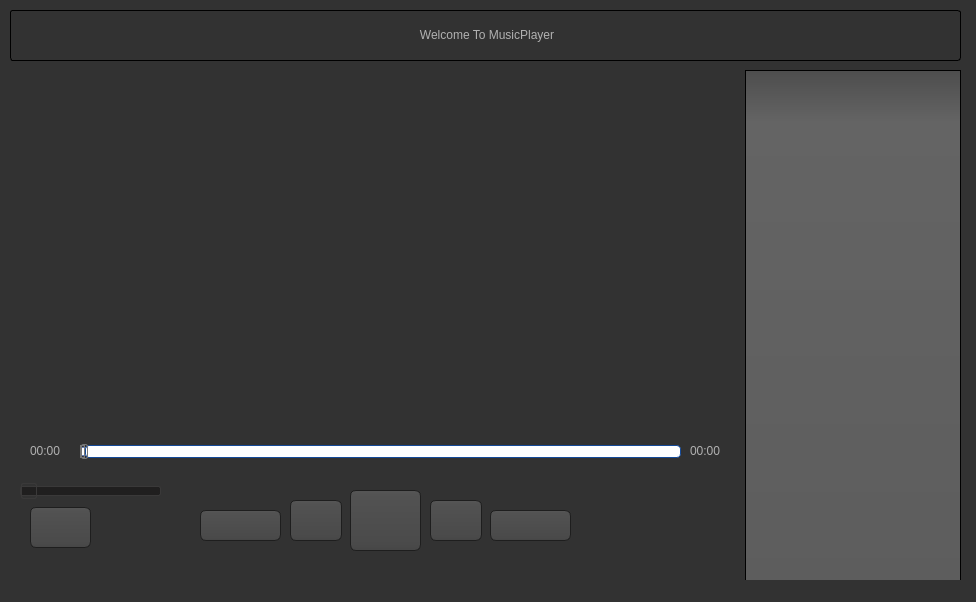
<?xml version="1.0" encoding="UTF-8"?>
<ui version="4.0">
 <class>MainWindow</class>
 <widget class="QMainWindow" name="MainWindow">
  <property name="geometry">
   <rect>
    <x>0</x>
    <y>0</y>
    <width>976</width>
    <height>602</height>
   </rect>
  </property>
  <property name="minimumSize">
   <size>
    <width>976</width>
    <height>602</height>
   </size>
  </property>
  <property name="maximumSize">
   <size>
    <width>976</width>
    <height>602</height>
   </size>
  </property>
  <property name="windowTitle">
   <string>MusicPlayer</string>
  </property>
  <property name="styleSheet">
   <string notr="true">QToolTip
{
     border: 1px solid black;
     background-color: #ffa02f;
     padding: 1px;
     border-radius: 3px;
     opacity: 100;
}

QWidget
{
    color: #b1b1b1;
    background-color: #323232;
}

QTreeView, QListView
{
    background-color: silver;
    margin-left: 5px;
}

QWidget:item:hover
{
    background-color: QLinearGradient( x1: 0, y1: 0, x2: 0, y2: 1, stop: 0 #ffa02f, stop: 1 #ca0619);
    color: #000000;
}

QWidget:item:selected
{
    background-color: QLinearGradient( x1: 0, y1: 0, x2: 0, y2: 1, stop: 0 #ffa02f, stop: 1 #d7801a);
}

QMenuBar::item
{
    background: transparent;
}

QMenuBar::item:selected
{
    background: transparent;
    border: 1px solid #ffaa00;
}

QMenuBar::item:pressed
{
    background: #444;
    border: 1px solid #000;
    background-color: QLinearGradient(
        x1:0, y1:0,
        x2:0, y2:1,
        stop:1 #212121,
        stop:0.4 #343434/*,
        stop:0.2 #343434,
        stop:0.1 #ffaa00*/
    );
    margin-bottom:-1px;
    padding-bottom:1px;
}

QMenu
{
    border: 1px solid #000;
}

QMenu::item
{
    padding: 2px 20px 2px 20px;
}

QMenu::item:selected
{
    color: #000000;
}

QWidget:disabled
{
    color: #808080;
    background-color: #323232;
}

QAbstractItemView
{
    background-color: QLinearGradient( x1: 0, y1: 0, x2: 0, y2: 1, stop: 0 #4d4d4d, stop: 0.1 #646464, stop: 1 #5d5d5d);
}

QWidget:focus
{
    /*border: 1px solid darkgray;*/
}

QLineEdit
{
    background-color: QLinearGradient( x1: 0, y1: 0, x2: 0, y2: 1, stop: 0 #4d4d4d, stop: 0 #646464, stop: 1 #5d5d5d);
    padding: 1px;
    border-style: solid;
    border: 1px solid #1e1e1e;
    border-radius: 5;
}

QPushButton
{
    color: #b1b1b1;
    background-color: QLinearGradient( x1: 0, y1: 0, x2: 0, y2: 1, stop: 0 #565656, stop: 0.1 #525252, stop: 0.5 #4e4e4e, stop: 0.9 #4a4a4a, stop: 1 #464646);
    border-width: 1px;
    border-color: #1e1e1e;
    border-style: solid;
    border-radius: 6;
    padding: 3px;
    font-size: 12px;
    padding-left: 5px;
    padding-right: 5px;
    min-width: 40px;
}

QPushButton:pressed
{
    background-color: QLinearGradient( x1: 0, y1: 0, x2: 0, y2: 1, stop: 0 #2d2d2d, stop: 0.1 #2b2b2b, stop: 0.5 #292929, stop: 0.9 #282828, stop: 1 #252525);
}

QComboBox
{
    selection-background-color: #ffaa00;
    background-color: QLinearGradient( x1: 0, y1: 0, x2: 0, y2: 1, stop: 0 #565656, stop: 0.1 #525252, stop: 0.5 #4e4e4e, stop: 0.9 #4a4a4a, stop: 1 #464646);
    border-style: solid;
    border: 1px solid #1e1e1e;
    border-radius: 5;
}

QComboBox:hover,QPushButton:hover
{
    border: 2px solid QLinearGradient( x1: 0, y1: 0, x2: 0, y2: 1, stop: 0 #ffa02f, stop: 1 #d7801a);
}


QComboBox:on
{
    padding-top: 3px;
    padding-left: 4px;
    background-color: QLinearGradient( x1: 0, y1: 0, x2: 0, y2: 1, stop: 0 #2d2d2d, stop: 0.1 #2b2b2b, stop: 0.5 #292929, stop: 0.9 #282828, stop: 1 #252525);
    selection-background-color: #ffaa00;
}

QComboBox QAbstractItemView
{
    border: 2px solid darkgray;
    selection-background-color: QLinearGradient( x1: 0, y1: 0, x2: 0, y2: 1, stop: 0 #ffa02f, stop: 1 #d7801a);
}

QComboBox::drop-down
{
     subcontrol-origin: padding;
     subcontrol-position: top right;
     width: 15px;

     border-left-width: 0px;
     border-left-color: darkgray;
     border-left-style: solid; /* just a single line */
     border-top-right-radius: 3px; /* same radius as the QComboBox */
     border-bottom-right-radius: 3px;
 }

QComboBox::down-arrow
{
     image: url(:/dark_orange/img/down_arrow.png);
}

QGroupBox
{
    border: 1px solid darkgray;
    margin-top: 10px;
}

QGroupBox:focus
{
    border: 1px solid darkgray;
}

QTextEdit:focus
{
    border: 1px solid darkgray;
}

QScrollBar:horizontal {
     border: 1px solid #222222;
     background: QLinearGradient( x1: 0, y1: 0, x2: 0, y2: 1, stop: 0.0 #121212, stop: 0.2 #282828, stop: 1 #484848);
     height: 7px;
     margin: 0px 16px 0 16px;
}

QScrollBar::handle:horizontal
{
      background: QLinearGradient( x1: 0, y1: 0, x2: 1, y2: 0, stop: 0 #ffa02f, stop: 0.5 #d7801a, stop: 1 #ffa02f);
      min-height: 20px;
      border-radius: 2px;
}

QScrollBar::add-line:horizontal {
      border: 1px solid #1b1b19;
      border-radius: 2px;
      background: QLinearGradient( x1: 0, y1: 0, x2: 1, y2: 0, stop: 0 #ffa02f, stop: 1 #d7801a);
      width: 14px;
      subcontrol-position: right;
      subcontrol-origin: margin;
}

QScrollBar::sub-line:horizontal {
      border: 1px solid #1b1b19;
      border-radius: 2px;
      background: QLinearGradient( x1: 0, y1: 0, x2: 1, y2: 0, stop: 0 #ffa02f, stop: 1 #d7801a);
      width: 14px;
     subcontrol-position: left;
     subcontrol-origin: margin;
}

QScrollBar::right-arrow:horizontal, QScrollBar::left-arrow:horizontal
{
      border: 1px solid black;
      width: 1px;
      height: 1px;
      background: white;
}

QScrollBar::add-page:horizontal, QScrollBar::sub-page:horizontal
{
      background: none;
}

QScrollBar:vertical
{
      background: QLinearGradient( x1: 0, y1: 0, x2: 1, y2: 0, stop: 0.0 #121212, stop: 0.2 #282828, stop: 1 #484848);
      width: 7px;
      margin: 16px 0 16px 0;
      border: 1px solid #222222;
}

QScrollBar::handle:vertical
{
      background: QLinearGradient( x1: 0, y1: 0, x2: 0, y2: 1, stop: 0 #ffa02f, stop: 0.5 #d7801a, stop: 1 #ffa02f);
      min-height: 20px;
      border-radius: 2px;
}

QScrollBar::add-line:vertical
{
      border: 1px solid #1b1b19;
      border-radius: 2px;
      background: QLinearGradient( x1: 0, y1: 0, x2: 0, y2: 1, stop: 0 #ffa02f, stop: 1 #d7801a);
      height: 14px;
      subcontrol-position: bottom;
      subcontrol-origin: margin;
}

QScrollBar::sub-line:vertical
{
      border: 1px solid #1b1b19;
      border-radius: 2px;
      background: QLinearGradient( x1: 0, y1: 0, x2: 0, y2: 1, stop: 0 #d7801a, stop: 1 #ffa02f);
      height: 14px;
      subcontrol-position: top;
      subcontrol-origin: margin;
}

QScrollBar::up-arrow:vertical, QScrollBar::down-arrow:vertical
{
      border: 1px solid black;
      width: 1px;
      height: 1px;
      background: white;
}


QScrollBar::add-page:vertical, QScrollBar::sub-page:vertical
{
      background: none;
}

QTextEdit
{
    background-color: #242424;
}

QPlainTextEdit
{
    background-color: #242424;
}

QHeaderView::section
{
    background-color: QLinearGradient(x1:0, y1:0, x2:0, y2:1, stop:0 #616161, stop: 0.5 #505050, stop: 0.6 #434343, stop:1 #656565);
    color: white;
    padding-left: 4px;
    border: 1px solid #6c6c6c;
}

QCheckBox:disabled
{
color: #414141;
}

QDockWidget::title
{
    text-align: center;
    spacing: 3px; /* spacing between items in the tool bar */
    background-color: QLinearGradient(x1:0, y1:0, x2:0, y2:1, stop:0 #323232, stop: 0.5 #242424, stop:1 #323232);
}

QDockWidget::close-button, QDockWidget::float-button
{
    text-align: center;
    spacing: 1px; /* spacing between items in the tool bar */
    background-color: QLinearGradient(x1:0, y1:0, x2:0, y2:1, stop:0 #323232, stop: 0.5 #242424, stop:1 #323232);
}

QDockWidget::close-button:hover, QDockWidget::float-button:hover
{
    background: #242424;
}

QDockWidget::close-button:pressed, QDockWidget::float-button:pressed
{
    padding: 1px -1px -1px 1px;
}

QMainWindow::separator
{
    background-color: QLinearGradient(x1:0, y1:0, x2:0, y2:1, stop:0 #161616, stop: 0.5 #151515, stop: 0.6 #212121, stop:1 #343434);
    color: white;
    padding-left: 4px;
    border: 1px solid #4c4c4c;
    spacing: 3px; /* spacing between items in the tool bar */
}

QMainWindow::separator:hover
{

    background-color: QLinearGradient(x1:0, y1:0, x2:0, y2:1, stop:0 #d7801a, stop:0.5 #b56c17 stop:1 #ffa02f);
    color: white;
    padding-left: 4px;
    border: 1px solid #6c6c6c;
    spacing: 3px; /* spacing between items in the tool bar */
}

QToolBar::handle
{
     spacing: 3px; /* spacing between items in the tool bar */
     background: url(:/dark_orange/img/handle.png);
}

QMenu::separator
{
    height: 2px;
    background-color: QLinearGradient(x1:0, y1:0, x2:0, y2:1, stop:0 #161616, stop: 0.5 #151515, stop: 0.6 #212121, stop:1 #343434);
    color: white;
    padding-left: 4px;
    margin-left: 10px;
    margin-right: 5px;
}

QProgressBar
{
    border: 2px solid grey;
    border-radius: 5px;
    text-align: center;
}

QProgressBar::chunk
{
    background-color: #d7801a;
    width: 2.15px;
    margin: 0.5px;
}

QTabBar::tab {
    color: #b1b1b1;
    border: 1px solid #444;
    border-bottom-style: none;
    background-color: #323232;
    padding-left: 10px;
    padding-right: 10px;
    padding-top: 3px;
    padding-bottom: 2px;
    margin-right: -1px;
}

QTabWidget::pane {
    border: 1px solid #444;
    top: 1px;
}

QTabBar::tab:last
{
    margin-right: 0; /* the last selected tab has nothing to overlap with on the right */
    border-top-right-radius: 3px;
}

QTabBar::tab:first:!selected
{
 margin-left: 0px; /* the last selected tab has nothing to overlap with on the right */


    border-top-left-radius: 3px;
}

QTabBar::tab:!selected
{
    color: #b1b1b1;
    border-bottom-style: solid;
    margin-top: 3px;
    background-color: QLinearGradient(x1:0, y1:0, x2:0, y2:1, stop:1 #212121, stop:.4 #343434);
}

QTabBar::tab:selected
{
    border-top-left-radius: 3px;
    border-top-right-radius: 3px;
    margin-bottom: 0px;
}

QTabBar::tab:!selected:hover
{
    /*border-top: 2px solid #ffaa00;
    padding-bottom: 3px;*/
    border-top-left-radius: 3px;
    border-top-right-radius: 3px;
    background-color: QLinearGradient(x1:0, y1:0, x2:0, y2:1, stop:1 #212121, stop:0.4 #343434, stop:0.2 #343434, stop:0.1 #ffaa00);
}

QRadioButton::indicator:checked, QRadioButton::indicator:unchecked{
    color: #b1b1b1;
    background-color: #323232;
    border: 1px solid #b1b1b1;
    border-radius: 6px;
}

QRadioButton::indicator:checked
{
    background-color: qradialgradient(
        cx: 0.5, cy: 0.5,
        fx: 0.5, fy: 0.5,
        radius: 1.0,
        stop: 0.25 #ffaa00,
        stop: 0.3 #323232
    );
}

QCheckBox::indicator{
    color: #b1b1b1;
    background-color: #323232;
    border: 1px solid #b1b1b1;
    width: 9px;
    height: 9px;
}

QRadioButton::indicator
{
    border-radius: 6px;
}

QRadioButton::indicator:hover, QCheckBox::indicator:hover
{
    border: 1px solid #ffaa00;
}

QCheckBox::indicator:checked
{
    image:url(:/dark_orange/img/checkbox.png);
}

QCheckBox::indicator:disabled, QRadioButton::indicator:disabled
{
    border: 1px solid #444;
}


QSlider::groove:horizontal {
    border: 1px solid #3A3939;
    height: 8px;
    background: #201F1F;
    margin: 2px 0;
    border-radius: 2px;
}

QSlider::handle:horizontal {
    background: QLinearGradient( x1: 0, y1: 0, x2: 0, y2: 1,
      stop: 0.0 silver, stop: 0.2 #a8a8a8, stop: 1 #727272);
    border: 1px solid #3A3939;
    width: 14px;
    height: 14px;
    margin: -4px 0;
    border-radius: 2px;
}

QSlider::groove:vertical {
    border: 1px solid #3A3939;
    width: 8px;
    background: #201F1F;
    margin: 0 0px;
    border-radius: 2px;
}

QSlider::handle:vertical {
    background: QLinearGradient( x1: 0, y1: 0, x2: 0, y2: 1, stop: 0.0 silver,
      stop: 0.2 #a8a8a8, stop: 1 #727272);
    border: 1px solid #3A3939;
    width: 14px;
    height: 14px;
    margin: 0 -4px;
    border-radius: 2px;
}

QAbstractSpinBox {
    padding-top: 2px;
    padding-bottom: 2px;
    border: 1px solid darkgray;

    border-radius: 2px;
    min-width: 50px;
}</string>
  </property>
  <widget class="QWidget" name="centralwidget">
   <widget class="QListWidget" name="musicList">
    <property name="geometry">
     <rect>
      <x>740</x>
      <y>70</y>
      <width>221</width>
      <height>521</height>
     </rect>
    </property>
   </widget>
   <widget class="QLabel" name="titleStatus">
    <property name="geometry">
     <rect>
      <x>10</x>
      <y>10</y>
      <width>951</width>
      <height>51</height>
     </rect>
    </property>
    <property name="styleSheet">
     <string notr="true">background-color: #323232;
color: #b1b1b1;
border: 1px solid black;
border-radius: 3px;</string>
    </property>
    <property name="text">
     <string>&lt;html&gt;&lt;head/&gt;&lt;body&gt;&lt;p align=&quot;center&quot;&gt;Welcome To MusicPlayer&lt;/p&gt;&lt;/body&gt;&lt;/html&gt;</string>
    </property>
   </widget>
   <widget class="QLabel" name="image">
    <property name="geometry">
     <rect>
      <x>180</x>
      <y>100</y>
      <width>411</width>
      <height>271</height>
     </rect>
    </property>
    <property name="text">
     <string/>
    </property>
   </widget>
   <widget class="QSlider" name="musicProgress">
    <property name="geometry">
     <rect>
      <x>80</x>
      <y>440</y>
      <width>601</width>
      <height>22</height>
     </rect>
    </property>
    <property name="styleSheet">
     <string notr="true">/*Horizontales*/
QSlider::groove:horizontal{
border: 1px solid #637EB8;
background: white;
height: 7px;
border-radius: 3px;
}
QSlider::sub-page:horizontal {
background: qlineargradient(x1: 0, y1: 0, x2: 0, y2: 1,
stop: 0 #ABC7EC, stop: 1 #154A98);
border: 1px solid #777;
height: 10px;
border-radius: 4px;
}
QSlider::add-page:horizontal {
background: #fff;
border: 1px solid #154A98;
height: 10px;
border-radius: 4px;
}
QSlider::handle:horizontal{
background: qlineargradient(x1:0, y1:0, x2:1, y2:1,
stop:0 #fff, stop:1 #ABC7EC);
border: 1px solid #777;
width: 5px;
margin-top: -4px;
margin-bottom: -4px;
border-radius: 2px;
}

/*Verticales*/
QSlider::groove:vertical{
border: 1px solid #637EB8;
background: white;
width:7px;
height: 55px;
border-radius: 3px;
}
QSlider::add-page:vertical {
background: qlineargradient(x1: 0, y1: 0, x2: 0, y2: 1,
stop: 0 #ABC7EC, stop: 1 #154A98);
border: 1px solid #154A98;
width: 10px;
border-radius: 4px;
}
QSlider::sub-page:vertical {
background: #fff;
border: 1px solid #777;
width: 7px;
border-radius: 4px;
}
QSlider::handle:vertical{
background: qlineargradient(x1:0, y1:0, x2:1, y2:1,
stop:0 #fff, stop:1 #ABC7EC);
border: 1px solid #777;
height: 5px;
margin-left: -4px;
margin-right: -4px;
border-radius: 2px;
}
/*Horizontales y Verticales*/
QSlider::handle:horizontal:hover,
QSlider::handle:vertical:hover{
border: 1px solid #154A98;
border-radius: 3px;
}</string>
    </property>
    <property name="orientation">
     <enum>Qt::Horizontal</enum>
    </property>
   </widget>
   <widget class="QLabel" name="startTime">
    <property name="geometry">
     <rect>
      <x>30</x>
      <y>440</y>
      <width>41</width>
      <height>21</height>
     </rect>
    </property>
    <property name="text">
     <string>00:00</string>
    </property>
   </widget>
   <widget class="QLabel" name="musicTime">
    <property name="geometry">
     <rect>
      <x>690</x>
      <y>440</y>
      <width>41</width>
      <height>21</height>
     </rect>
    </property>
    <property name="text">
     <string>00:00</string>
    </property>
   </widget>
   <widget class="QPushButton" name="playButton">
    <property name="geometry">
     <rect>
      <x>350</x>
      <y>490</y>
      <width>71</width>
      <height>61</height>
     </rect>
    </property>
    <property name="styleSheet">
     <string notr="true"/>
    </property>
    <property name="text">
     <string/>
    </property>
   </widget>
   <widget class="QPushButton" name="nextButton">
    <property name="geometry">
     <rect>
      <x>490</x>
      <y>510</y>
      <width>81</width>
      <height>31</height>
     </rect>
    </property>
    <property name="text">
     <string/>
    </property>
   </widget>
   <widget class="QPushButton" name="backButton">
    <property name="geometry">
     <rect>
      <x>200</x>
      <y>510</y>
      <width>81</width>
      <height>31</height>
     </rect>
    </property>
    <property name="text">
     <string/>
    </property>
   </widget>
   <widget class="QPushButton" name="stopButton">
    <property name="geometry">
     <rect>
      <x>430</x>
      <y>500</y>
      <width>52</width>
      <height>41</height>
     </rect>
    </property>
    <property name="text">
     <string/>
    </property>
   </widget>
   <widget class="QPushButton" name="pauseButton">
    <property name="geometry">
     <rect>
      <x>290</x>
      <y>500</y>
      <width>52</width>
      <height>41</height>
     </rect>
    </property>
    <property name="text">
     <string/>
    </property>
   </widget>
   <widget class="QSlider" name="musicVolume">
    <property name="geometry">
     <rect>
      <x>20</x>
      <y>480</y>
      <width>141</width>
      <height>22</height>
     </rect>
    </property>
    <property name="orientation">
     <enum>Qt::Horizontal</enum>
    </property>
   </widget>
   <widget class="QPushButton" name="volumeProgress">
    <property name="geometry">
     <rect>
      <x>30</x>
      <y>507</y>
      <width>61</width>
      <height>41</height>
     </rect>
    </property>
    <property name="text">
     <string/>
    </property>
   </widget>
  </widget>
  <widget class="QStatusBar" name="statusbar"/>
 </widget>
 <resources/>
 <connections/>
</ui>
